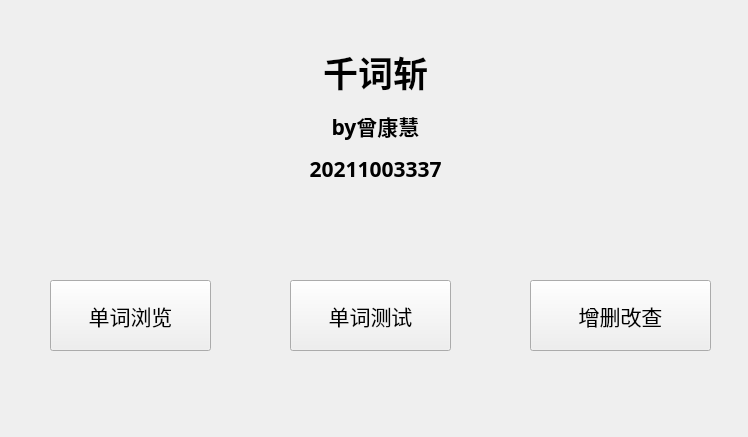
<?xml version="1.0" encoding="UTF-8"?>
<ui version="4.0">
 <class>Widget</class>
 <widget class="QWidget" name="Widget">
  <property name="geometry">
   <rect>
    <x>0</x>
    <y>0</y>
    <width>748</width>
    <height>437</height>
   </rect>
  </property>
  <property name="font">
   <font>
    <family>微软雅黑</family>
   </font>
  </property>
  <property name="focusPolicy">
   <enum>Qt::TabFocus</enum>
  </property>
  <property name="windowTitle">
   <string>数据结构课程设计</string>
  </property>
  <widget class="QPushButton" name="pushButton">
   <property name="geometry">
    <rect>
     <x>50</x>
     <y>280</y>
     <width>161</width>
     <height>71</height>
    </rect>
   </property>
   <property name="font">
    <font>
     <family>微软雅黑</family>
     <pointsize>16</pointsize>
     <weight>50</weight>
     <bold>false</bold>
    </font>
   </property>
   <property name="text">
    <string>单词浏览</string>
   </property>
  </widget>
  <widget class="QPushButton" name="pushButton_2">
   <property name="geometry">
    <rect>
     <x>290</x>
     <y>280</y>
     <width>161</width>
     <height>71</height>
    </rect>
   </property>
   <property name="font">
    <font>
     <family>微软雅黑</family>
     <pointsize>16</pointsize>
    </font>
   </property>
   <property name="text">
    <string>单词测试</string>
   </property>
  </widget>
  <widget class="QLabel" name="label">
   <property name="geometry">
    <rect>
     <x>30</x>
     <y>20</y>
     <width>691</width>
     <height>191</height>
    </rect>
   </property>
   <property name="text">
    <string>&lt;html&gt;&lt;head/&gt;&lt;body&gt;&lt;p align=&quot;center&quot;&gt;&lt;span style=&quot; font-size:26pt; font-weight:600;&quot;&gt;千词斩&lt;/span&gt;&lt;/p&gt;&lt;p align=&quot;center&quot;&gt;&lt;span style=&quot; font-size:16pt; font-weight:600;&quot;&gt;by曾康慧&lt;/span&gt;&lt;/p&gt;&lt;p align=&quot;center&quot;&gt;&lt;span style=&quot; font-size:16pt; font-weight:600;&quot;&gt;20211003337&lt;/span&gt;&lt;/p&gt;&lt;/body&gt;&lt;/html&gt;</string>
   </property>
  </widget>
  <widget class="QPushButton" name="pushButton_3">
   <property name="geometry">
    <rect>
     <x>530</x>
     <y>280</y>
     <width>181</width>
     <height>71</height>
    </rect>
   </property>
   <property name="font">
    <font>
     <family>微软雅黑</family>
     <pointsize>16</pointsize>
     <weight>50</weight>
     <bold>false</bold>
    </font>
   </property>
   <property name="text">
    <string>增删改查</string>
   </property>
  </widget>
 </widget>
 <resources/>
 <connections/>
</ui>
